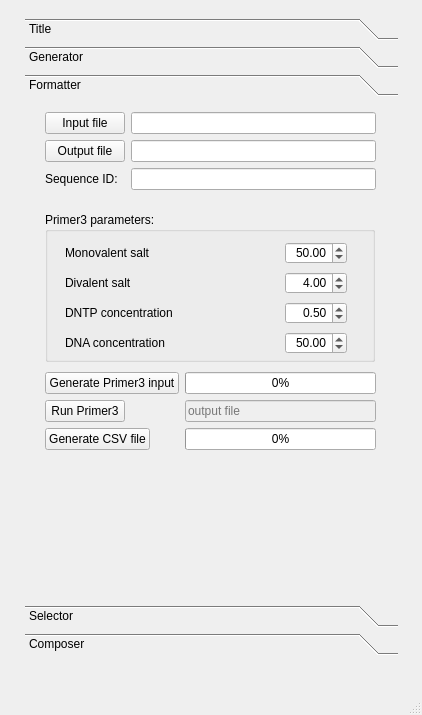
<?xml version="1.0" encoding="UTF-8"?>
<ui version="4.0">
 <class>Bits</class>
 <widget class="QMainWindow" name="Bits">
  <property name="geometry">
   <rect>
    <x>0</x>
    <y>0</y>
    <width>422</width>
    <height>715</height>
   </rect>
  </property>
  <property name="sizePolicy">
   <sizepolicy hsizetype="Fixed" vsizetype="Fixed">
    <horstretch>0</horstretch>
    <verstretch>0</verstretch>
   </sizepolicy>
  </property>
  <property name="windowTitle">
   <string>Bits</string>
  </property>
  <property name="documentMode">
   <bool>false</bool>
  </property>
  <widget class="QWidget" name="centralwidget">
   <widget class="QToolBox" name="toolBox">
    <property name="geometry">
     <rect>
      <x>25</x>
      <y>18</y>
      <width>373</width>
      <height>637</height>
     </rect>
    </property>
    <property name="currentIndex">
     <number>2</number>
    </property>
    <widget class="QWidget" name="title_page">
     <property name="geometry">
      <rect>
       <x>0</x>
       <y>0</y>
       <width>373</width>
       <height>497</height>
      </rect>
     </property>
     <attribute name="label">
      <string>Title</string>
     </attribute>
     <widget class="Line" name="title_up_line">
      <property name="geometry">
       <rect>
        <x>20</x>
        <y>65</y>
        <width>331</width>
        <height>21</height>
       </rect>
      </property>
      <property name="orientation">
       <enum>Qt::Horizontal</enum>
      </property>
     </widget>
     <widget class="QLabel" name="title_label">
      <property name="geometry">
       <rect>
        <x>80</x>
        <y>80</y>
        <width>211</width>
        <height>36</height>
       </rect>
      </property>
      <property name="font">
       <font>
        <family>Tahoma</family>
        <pointsize>24</pointsize>
        <weight>75</weight>
        <bold>true</bold>
       </font>
      </property>
      <property name="text">
       <string>DNA Bits</string>
      </property>
      <property name="alignment">
       <set>Qt::AlignCenter</set>
      </property>
     </widget>
     <widget class="Line" name="title_down_line">
      <property name="geometry">
       <rect>
        <x>20</x>
        <y>115</y>
        <width>331</width>
        <height>21</height>
       </rect>
      </property>
      <property name="orientation">
       <enum>Qt::Horizontal</enum>
      </property>
     </widget>
     <widget class="QLabel" name="author_label">
      <property name="geometry">
       <rect>
        <x>65</x>
        <y>145</y>
        <width>246</width>
        <height>21</height>
       </rect>
      </property>
      <property name="font">
       <font>
        <pointsize>15</pointsize>
       </font>
      </property>
      <property name="text">
       <string>Marek Miśkiewicz</string>
      </property>
      <property name="alignment">
       <set>Qt::AlignCenter</set>
      </property>
     </widget>
     <widget class="QLabel" name="ver_label">
      <property name="geometry">
       <rect>
        <x>65</x>
        <y>175</y>
        <width>246</width>
        <height>16</height>
       </rect>
      </property>
      <property name="text">
       <string>ver. 0.0.1</string>
      </property>
      <property name="alignment">
       <set>Qt::AlignCenter</set>
      </property>
     </widget>
    </widget>
    <widget class="QWidget" name="genrator_page">
     <property name="geometry">
      <rect>
       <x>0</x>
       <y>0</y>
       <width>373</width>
       <height>497</height>
      </rect>
     </property>
     <attribute name="label">
      <string>Generator</string>
     </attribute>
     <widget class="QGroupBox" name="temp_groupBox">
      <property name="geometry">
       <rect>
        <x>20</x>
        <y>145</y>
        <width>330</width>
        <height>100</height>
       </rect>
      </property>
      <property name="title">
       <string>Temperature</string>
      </property>
      <property name="checkable">
       <bool>true</bool>
      </property>
      <widget class="QLabel" name="min_temp">
       <property name="geometry">
        <rect>
         <x>25</x>
         <y>35</y>
         <width>59</width>
         <height>21</height>
        </rect>
       </property>
       <property name="text">
        <string>Minimal</string>
       </property>
      </widget>
      <widget class="QLabel" name="max_temp">
       <property name="geometry">
        <rect>
         <x>25</x>
         <y>65</y>
         <width>59</width>
         <height>21</height>
        </rect>
       </property>
       <property name="text">
        <string>Maximal</string>
       </property>
      </widget>
      <widget class="QDoubleSpinBox" name="tmmin_doubleSpinBox">
       <property name="geometry">
        <rect>
         <x>261</x>
         <y>30</y>
         <width>56</width>
         <height>22</height>
        </rect>
       </property>
       <property name="alignment">
        <set>Qt::AlignRight|Qt::AlignTrailing|Qt::AlignVCenter</set>
       </property>
       <property name="singleStep">
        <double>0.050000000000000</double>
       </property>
       <property name="value">
        <double>58.000000000000000</double>
       </property>
      </widget>
      <widget class="QDoubleSpinBox" name="tmmax_doubleSpinBox">
       <property name="geometry">
        <rect>
         <x>261</x>
         <y>60</y>
         <width>56</width>
         <height>22</height>
        </rect>
       </property>
       <property name="alignment">
        <set>Qt::AlignRight|Qt::AlignTrailing|Qt::AlignVCenter</set>
       </property>
       <property name="singleStep">
        <double>0.050000000000000</double>
       </property>
       <property name="value">
        <double>62.000000000000000</double>
       </property>
      </widget>
     </widget>
     <widget class="QGroupBox" name="gccontent_groupBox">
      <property name="geometry">
       <rect>
        <x>20</x>
        <y>255</y>
        <width>330</width>
        <height>100</height>
       </rect>
      </property>
      <property name="title">
       <string>GC Content</string>
      </property>
      <property name="checkable">
       <bool>true</bool>
      </property>
      <widget class="QLabel" name="gc_min">
       <property name="geometry">
        <rect>
         <x>25</x>
         <y>35</y>
         <width>59</width>
         <height>21</height>
        </rect>
       </property>
       <property name="text">
        <string>Minimal</string>
       </property>
      </widget>
      <widget class="QLabel" name="gc_max">
       <property name="geometry">
        <rect>
         <x>25</x>
         <y>65</y>
         <width>59</width>
         <height>21</height>
        </rect>
       </property>
       <property name="text">
        <string>Maximal</string>
       </property>
      </widget>
      <widget class="QDoubleSpinBox" name="gcmin_doubleSpinBox">
       <property name="geometry">
        <rect>
         <x>256</x>
         <y>30</y>
         <width>61</width>
         <height>22</height>
        </rect>
       </property>
       <property name="alignment">
        <set>Qt::AlignRight|Qt::AlignTrailing|Qt::AlignVCenter</set>
       </property>
       <property name="maximum">
        <double>1.000000000000000</double>
       </property>
       <property name="singleStep">
        <double>0.010000000000000</double>
       </property>
       <property name="value">
        <double>0.480000000000000</double>
       </property>
      </widget>
      <widget class="QDoubleSpinBox" name="gcmax_doubleSpinBox">
       <property name="geometry">
        <rect>
         <x>256</x>
         <y>60</y>
         <width>61</width>
         <height>22</height>
        </rect>
       </property>
       <property name="alignment">
        <set>Qt::AlignRight|Qt::AlignTrailing|Qt::AlignVCenter</set>
       </property>
       <property name="maximum">
        <double>1.000000000000000</double>
       </property>
       <property name="singleStep">
        <double>0.010000000000000</double>
       </property>
       <property name="value">
        <double>0.520000000000000</double>
       </property>
      </widget>
     </widget>
     <widget class="QGroupBox" name="parameters_groupBox">
      <property name="geometry">
       <rect>
        <x>20</x>
        <y>370</y>
        <width>331</width>
        <height>66</height>
       </rect>
      </property>
      <property name="title">
       <string>Parameters</string>
      </property>
      <widget class="QCheckBox" name="runs_checkBox">
       <property name="geometry">
        <rect>
         <x>30</x>
         <y>30</y>
         <width>61</width>
         <height>20</height>
        </rect>
       </property>
       <property name="text">
        <string>Runs</string>
       </property>
       <property name="checked">
        <bool>true</bool>
       </property>
      </widget>
      <widget class="QCheckBox" name="repeats_checkBox">
       <property name="geometry">
        <rect>
         <x>100</x>
         <y>30</y>
         <width>86</width>
         <height>20</height>
        </rect>
       </property>
       <property name="text">
        <string>Repeats</string>
       </property>
       <property name="checked">
        <bool>true</bool>
       </property>
      </widget>
     </widget>
     <widget class="QGroupBox" name="primers_groupBox">
      <property name="geometry">
       <rect>
        <x>20</x>
        <y>40</y>
        <width>330</width>
        <height>100</height>
       </rect>
      </property>
      <property name="title">
       <string>Primers</string>
      </property>
      <widget class="QLabel" name="primers_length_2">
       <property name="geometry">
        <rect>
         <x>25</x>
         <y>35</y>
         <width>59</width>
         <height>21</height>
        </rect>
       </property>
       <property name="text">
        <string>Length:</string>
       </property>
      </widget>
      <widget class="QLabel" name="numbers_of_primers">
       <property name="geometry">
        <rect>
         <x>25</x>
         <y>65</y>
         <width>126</width>
         <height>21</height>
        </rect>
       </property>
       <property name="text">
        <string>Number of Primers:</string>
       </property>
      </widget>
      <widget class="QSpinBox" name="primers_length_spinBox">
       <property name="geometry">
        <rect>
         <x>251</x>
         <y>30</y>
         <width>66</width>
         <height>22</height>
        </rect>
       </property>
       <property name="alignment">
        <set>Qt::AlignRight|Qt::AlignTrailing|Qt::AlignVCenter</set>
       </property>
       <property name="value">
        <number>20</number>
       </property>
      </widget>
      <widget class="QSpinBox" name="number_of_primers_spinBox">
       <property name="geometry">
        <rect>
         <x>251</x>
         <y>60</y>
         <width>66</width>
         <height>22</height>
        </rect>
       </property>
       <property name="alignment">
        <set>Qt::AlignRight|Qt::AlignTrailing|Qt::AlignVCenter</set>
       </property>
       <property name="maximum">
        <number>1000000000</number>
       </property>
       <property name="singleStep">
        <number>200</number>
       </property>
       <property name="value">
        <number>1000</number>
       </property>
      </widget>
     </widget>
     <widget class="QWidget" name="formLayoutWidget_3">
      <property name="geometry">
       <rect>
        <x>20</x>
        <y>10</y>
        <width>331</width>
        <height>21</height>
       </rect>
      </property>
      <layout class="QFormLayout" name="formLayout">
       <item row="0" column="0">
        <widget class="QPushButton" name="generator_output_button">
         <property name="text">
          <string>Output file</string>
         </property>
        </widget>
       </item>
       <item row="0" column="1">
        <widget class="QLineEdit" name="generator_output_edit"/>
       </item>
      </layout>
     </widget>
     <widget class="QWidget" name="formLayoutWidget_4">
      <property name="geometry">
       <rect>
        <x>20</x>
        <y>460</y>
        <width>331</width>
        <height>31</height>
       </rect>
      </property>
      <layout class="QFormLayout" name="formLayout_2">
       <item row="0" column="0">
        <widget class="QPushButton" name="generator_start_button">
         <property name="text">
          <string>Start</string>
         </property>
        </widget>
       </item>
       <item row="0" column="1">
        <widget class="QProgressBar" name="generate_progress_bar">
         <property name="value">
          <number>24</number>
         </property>
        </widget>
       </item>
      </layout>
     </widget>
    </widget>
    <widget class="QWidget" name="formater_page">
     <property name="geometry">
      <rect>
       <x>0</x>
       <y>0</y>
       <width>373</width>
       <height>497</height>
      </rect>
     </property>
     <attribute name="label">
      <string>Formatter</string>
     </attribute>
     <widget class="QGroupBox" name="primer3_param_groupBox">
      <property name="geometry">
       <rect>
        <x>20</x>
        <y>110</y>
        <width>330</width>
        <height>150</height>
       </rect>
      </property>
      <property name="title">
       <string>Primer3 parameters:</string>
      </property>
      <widget class="QLabel" name="mv_con_label">
       <property name="geometry">
        <rect>
         <x>20</x>
         <y>30</y>
         <width>141</width>
         <height>21</height>
        </rect>
       </property>
       <property name="text">
        <string>Monovalent salt</string>
       </property>
      </widget>
      <widget class="QLabel" name="dv_con_label">
       <property name="geometry">
        <rect>
         <x>20</x>
         <y>60</y>
         <width>141</width>
         <height>21</height>
        </rect>
       </property>
       <property name="text">
        <string>Divalent salt</string>
       </property>
      </widget>
      <widget class="QLabel" name="dntp_con_label">
       <property name="geometry">
        <rect>
         <x>20</x>
         <y>90</y>
         <width>141</width>
         <height>21</height>
        </rect>
       </property>
       <property name="text">
        <string>DNTP concentration</string>
       </property>
      </widget>
      <widget class="QLabel" name="dna_con_label">
       <property name="geometry">
        <rect>
         <x>20</x>
         <y>120</y>
         <width>141</width>
         <height>21</height>
        </rect>
       </property>
       <property name="text">
        <string>DNA concentration</string>
       </property>
      </widget>
      <widget class="QDoubleSpinBox" name="mono_salt_doubleSpinBox">
       <property name="geometry">
        <rect>
         <x>240</x>
         <y>30</y>
         <width>62</width>
         <height>22</height>
        </rect>
       </property>
       <property name="alignment">
        <set>Qt::AlignRight|Qt::AlignTrailing|Qt::AlignVCenter</set>
       </property>
       <property name="singleStep">
        <double>0.010000000000000</double>
       </property>
       <property name="value">
        <double>50.000000000000000</double>
       </property>
      </widget>
      <widget class="QDoubleSpinBox" name="div_salt_doubleSpinBox">
       <property name="geometry">
        <rect>
         <x>240</x>
         <y>60</y>
         <width>62</width>
         <height>22</height>
        </rect>
       </property>
       <property name="alignment">
        <set>Qt::AlignRight|Qt::AlignTrailing|Qt::AlignVCenter</set>
       </property>
       <property name="singleStep">
        <double>0.010000000000000</double>
       </property>
       <property name="value">
        <double>4.000000000000000</double>
       </property>
      </widget>
      <widget class="QDoubleSpinBox" name="dntp_con_doubleSpinBox">
       <property name="geometry">
        <rect>
         <x>240</x>
         <y>90</y>
         <width>62</width>
         <height>22</height>
        </rect>
       </property>
       <property name="alignment">
        <set>Qt::AlignRight|Qt::AlignTrailing|Qt::AlignVCenter</set>
       </property>
       <property name="singleStep">
        <double>0.010000000000000</double>
       </property>
       <property name="value">
        <double>0.500000000000000</double>
       </property>
      </widget>
      <widget class="QDoubleSpinBox" name="dna_con_doubleSpinBox">
       <property name="geometry">
        <rect>
         <x>240</x>
         <y>120</y>
         <width>62</width>
         <height>22</height>
        </rect>
       </property>
       <property name="alignment">
        <set>Qt::AlignRight|Qt::AlignTrailing|Qt::AlignVCenter</set>
       </property>
       <property name="singleStep">
        <double>0.010000000000000</double>
       </property>
       <property name="value">
        <double>50.000000000000000</double>
       </property>
      </widget>
     </widget>
     <widget class="QWidget" name="formLayoutWidget_5">
      <property name="geometry">
       <rect>
        <x>20</x>
        <y>10</y>
        <width>331</width>
        <height>80</height>
       </rect>
      </property>
      <layout class="QFormLayout" name="formLayout_3">
       <item row="0" column="0">
        <widget class="QPushButton" name="formatter_input_button">
         <property name="text">
          <string>Input file</string>
         </property>
        </widget>
       </item>
       <item row="1" column="0">
        <widget class="QPushButton" name="formatter_output_button">
         <property name="text">
          <string>Output file</string>
         </property>
        </widget>
       </item>
       <item row="1" column="1">
        <widget class="QLineEdit" name="formatter_output_edit">
         <property name="alignment">
          <set>Qt::AlignRight|Qt::AlignTrailing|Qt::AlignVCenter</set>
         </property>
        </widget>
       </item>
       <item row="2" column="0">
        <widget class="QLabel" name="sequence_id_label">
         <property name="text">
          <string>Sequence ID:</string>
         </property>
        </widget>
       </item>
       <item row="2" column="1">
        <widget class="QLineEdit" name="sequence_id_lineEdit"/>
       </item>
       <item row="0" column="1">
        <widget class="QLineEdit" name="formatter_input_edit"/>
       </item>
      </layout>
     </widget>
     <widget class="QWidget" name="formLayoutWidget_6">
      <property name="geometry">
       <rect>
        <x>20</x>
        <y>270</y>
        <width>331</width>
        <height>80</height>
       </rect>
      </property>
      <layout class="QFormLayout" name="formLayout_4">
       <item row="0" column="0">
        <widget class="QPushButton" name="generate_pushButton">
         <property name="text">
          <string>Generate Primer3 input</string>
         </property>
        </widget>
       </item>
       <item row="0" column="1">
        <widget class="QProgressBar" name="generate_progressBar">
         <property name="value">
          <number>0</number>
         </property>
        </widget>
       </item>
       <item row="1" column="0">
        <widget class="QPushButton" name="run_pr3_pushButton">
         <property name="text">
          <string>Run Primer3</string>
         </property>
        </widget>
       </item>
       <item row="2" column="0">
        <widget class="QPushButton" name="generate_csv_pushButton">
         <property name="text">
          <string>Generate CSV file</string>
         </property>
        </widget>
       </item>
       <item row="2" column="1">
        <widget class="QProgressBar" name="generate_csv_progressBar">
         <property name="value">
          <number>0</number>
         </property>
        </widget>
       </item>
       <item row="1" column="1">
        <widget class="QLineEdit" name="lineEdit">
         <property name="enabled">
          <bool>false</bool>
         </property>
         <property name="placeholderText">
          <string>output file</string>
         </property>
        </widget>
       </item>
      </layout>
     </widget>
    </widget>
    <widget class="QWidget" name="selector_page">
     <property name="geometry">
      <rect>
       <x>0</x>
       <y>0</y>
       <width>373</width>
       <height>497</height>
      </rect>
     </property>
     <attribute name="label">
      <string>Selector</string>
     </attribute>
     <widget class="QWidget" name="formLayoutWidget_2">
      <property name="geometry">
       <rect>
        <x>0</x>
        <y>10</y>
        <width>361</width>
        <height>301</height>
       </rect>
      </property>
      <layout class="QFormLayout" name="selector_form_layout">
       <property name="verticalSpacing">
        <number>10</number>
       </property>
       <item row="0" column="0">
        <widget class="QPushButton" name="selector_input_button">
         <property name="text">
          <string>Input file</string>
         </property>
        </widget>
       </item>
       <item row="0" column="1">
        <widget class="QLineEdit" name="selector_input_edit"/>
       </item>
       <item row="1" column="0" colspan="2">
        <widget class="QTableWidget" name="selector_sorter_table">
         <property name="rowCount">
          <number>0</number>
         </property>
         <property name="columnCount">
          <number>3</number>
         </property>
         <attribute name="horizontalHeaderStretchLastSection">
          <bool>true</bool>
         </attribute>
         <column>
          <property name="text">
           <string>Include</string>
          </property>
         </column>
         <column>
          <property name="text">
           <string>Order</string>
          </property>
         </column>
         <column>
          <property name="text">
           <string>Priority</string>
          </property>
         </column>
        </widget>
       </item>
       <item row="3" column="0" colspan="2">
        <widget class="QPushButton" name="selector_preview_button">
         <property name="enabled">
          <bool>false</bool>
         </property>
         <property name="text">
          <string>Preview</string>
         </property>
        </widget>
       </item>
       <item row="4" column="0">
        <widget class="QLabel" name="selector_chosen_primer_label">
         <property name="text">
          <string>Chosen primer:</string>
         </property>
        </widget>
       </item>
       <item row="4" column="1">
        <widget class="QLineEdit" name="selector_chosen_primer_edit"/>
       </item>
       <item row="2" column="0" colspan="2">
        <widget class="QLabel" name="label">
         <property name="text">
          <string>Select the primer and close the preview window</string>
         </property>
         <property name="alignment">
          <set>Qt::AlignCenter</set>
         </property>
         <property name="wordWrap">
          <bool>true</bool>
         </property>
        </widget>
       </item>
      </layout>
     </widget>
    </widget>
    <widget class="QWidget" name="composer_page">
     <property name="geometry">
      <rect>
       <x>0</x>
       <y>0</y>
       <width>373</width>
       <height>497</height>
      </rect>
     </property>
     <attribute name="label">
      <string>Composer</string>
     </attribute>
     <widget class="QWidget" name="formLayoutWidget">
      <property name="geometry">
       <rect>
        <x>10</x>
        <y>20</y>
        <width>351</width>
        <height>153</height>
       </rect>
      </property>
      <layout class="QFormLayout" name="composer_form_layout">
       <property name="labelAlignment">
        <set>Qt::AlignLeading|Qt::AlignLeft|Qt::AlignVCenter</set>
       </property>
       <property name="verticalSpacing">
        <number>10</number>
       </property>
       <item row="0" column="0">
        <widget class="QLabel" name="composer_bits_label">
         <property name="text">
          <string>Bits:</string>
         </property>
        </widget>
       </item>
       <item row="0" column="1">
        <widget class="QPlainTextEdit" name="composer_bits_content">
         <property name="placeholderText">
          <string>01011011</string>
         </property>
        </widget>
       </item>
       <item row="1" column="0">
        <widget class="QPushButton" name="composer_output_button">
         <property name="text">
          <string>Output file</string>
         </property>
        </widget>
       </item>
       <item row="1" column="1">
        <widget class="QLineEdit" name="composer_output_edit"/>
       </item>
       <item row="2" column="0" colspan="2">
        <widget class="QPushButton" name="composer_run_button">
         <property name="text">
          <string>Compose</string>
         </property>
        </widget>
       </item>
      </layout>
     </widget>
    </widget>
   </widget>
  </widget>
  <widget class="QMenuBar" name="menubar">
   <property name="geometry">
    <rect>
     <x>0</x>
     <y>0</y>
     <width>422</width>
     <height>19</height>
    </rect>
   </property>
  </widget>
  <widget class="QStatusBar" name="statusbar"/>
 </widget>
 <resources/>
 <connections/>
</ui>
